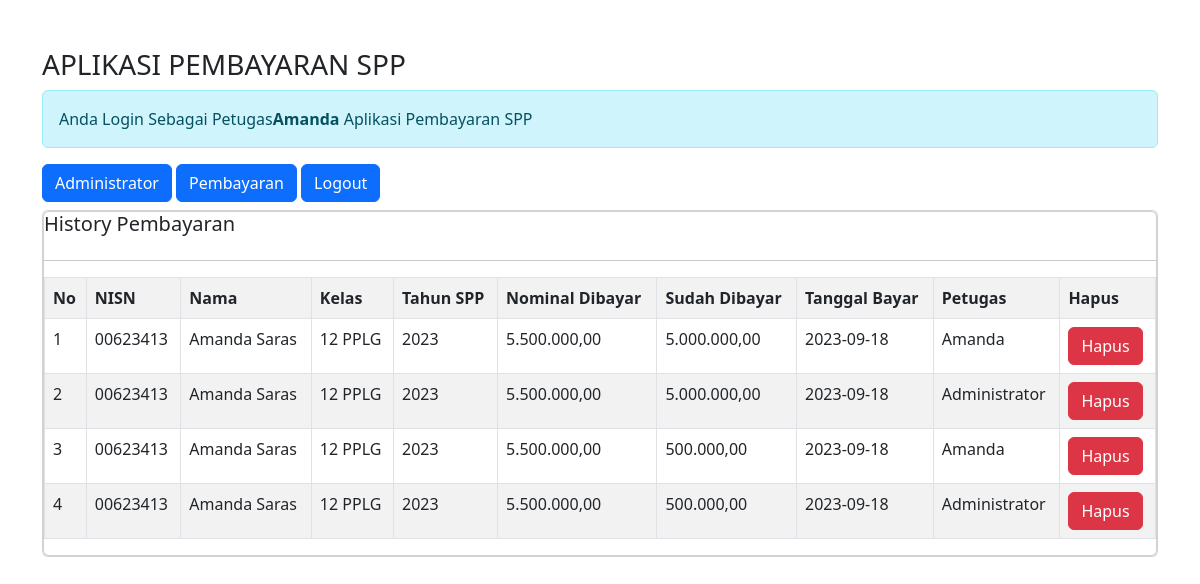
The app's page /pembayaran_ukk/petugas/petugas.php?url=history-pembayaran&nisn=00623413 (signed in) with its own data.
### tables this page shows
CREATE TABLE `pembayaran` (
  `id_pembayaran` int(11) NOT NULL,
  `id_petugas` int(11) NOT NULL,
  `nisn` varchar(10) NOT NULL,
  `tgl_bayar` date NOT NULL,
  `bulan_dibayar` varchar(8) NOT NULL,
  `tahun_dibayar` varchar(4) NOT NULL,
  `id_spp` int(11) NOT NULL,
  `jumlah_bayar` int(11) NOT NULL
);

CREATE TABLE `siswa` (
  `nisn` char(10) NOT NULL,
  `nis` char(8) NOT NULL,
  `nama` varchar(50) NOT NULL,
  `id_kelas` int(11) NOT NULL,
  `alamat` text NOT NULL,
  `no_telp` varchar(13) NOT NULL,
  `id_spp` int(11) NOT NULL
);

CREATE TABLE `kelas` (
  `id_kelas` int(11) NOT NULL,
  `nama_kelas` varchar(10) NOT NULL,
  `kopetensi_keahlian` varchar(50) NOT NULL
);

CREATE TABLE `spp` (
  `id_spp` int(11) NOT NULL,
  `tahun` int(11) NOT NULL,
  `nominal` int(11) NOT NULL
);

CREATE TABLE `petugas` (
  `id_petugas` int(11) NOT NULL,
  `username` varchar(20) NOT NULL,
  `password` varchar(32) NOT NULL,
  `nama_petugas` varchar(35) NOT NULL,
  `level` enum('admin','petugas') NOT NULL
);

### pembayaran_ukk/petugas/history-pembayaran.php (the view)
<?php
$nisn = $_GET['nisn'];
?>
<h5>History Pembayaran</h5>
<hr>
<table class="table table-striped table-bordered">
	<tr class="fw-bold">
		<td>No</td>
		<td>NISN</td>
		<td>Nama</td>
		<td>Kelas</td>
		<td>Tahun SPP</td>
		<td>Nominal Dibayar</td>
		<td>Sudah Dibayar</td>
		<td>Tanggal Bayar</td>
		<td>Petugas</td>
		<td>Hapus</td>
	</tr>
	<?php
	include'../koneksi.php';
	$no = 1;
	$sql = "SELECT*FROM pembayaran,siswa,kelas,spp,petugas WHERE pembayaran.nisn=siswa.nisn AND siswa.id_kelas=kelas.id_kelas AND pembayaran.id_spp=spp.id_spp AND pembayaran.nisn='$nisn' ORDER BY tgl_bayar DESC";
	$query = mysqli_query($koneksi, $sql);
	foreach ($query as $data){
			?>
		<tr>
			<td><?= $no++; ?></td>
			<td><?= $data['nisn'] ?></td>
			<td><?= $data['nama'] ?></td>
			<td><?= $data['nama_kelas'] ?></td>
			<td><?= $data['tahun'] ?></td>
			<td><?= number_format($data['nominal'],2,',','.'); ?></td>
			<td><?= number_format($data['jumlah_bayar'],2,',','.'); ?></td>
			<td><?= $data['tgl_bayar'] ?></td>
			<td><?= $data['nama_petugas'] ?></td>
			<td>
				<a href="?url=hapus-pembayaran&id_pembayaran=<?= $data['id_pembayaran'] ?>" class='btn btn-danger'>Hapus</a>
			</td>
		</tr>
    <?php } ?>
</table>

### records on screen
pembayaran: siswa.nisn "00623413", siswa.nama "Amanda Saras", kelas.nama_kelas "12 PPLG", id_spp.tahun "2023", id_spp.nominal "5.500.000,00", jumlah_bayar "5.000.000,00", tgl_bayar "2023-09-18", petugas.nama_petugas "Amanda", petugas.nama_petugas "Administrator"
pembayaran: siswa.nisn "00623413", siswa.nama "Amanda Saras", kelas.nama_kelas "12 PPLG", id_spp.tahun "2023", id_spp.nominal "5.500.000,00", jumlah_bayar "500.000,00", tgl_bayar "2023-09-18", petugas.nama_petugas "Amanda", petugas.nama_petugas "Administrator"

### other values on screen
$_SESSION['nama_petugas'] "Amanda"
